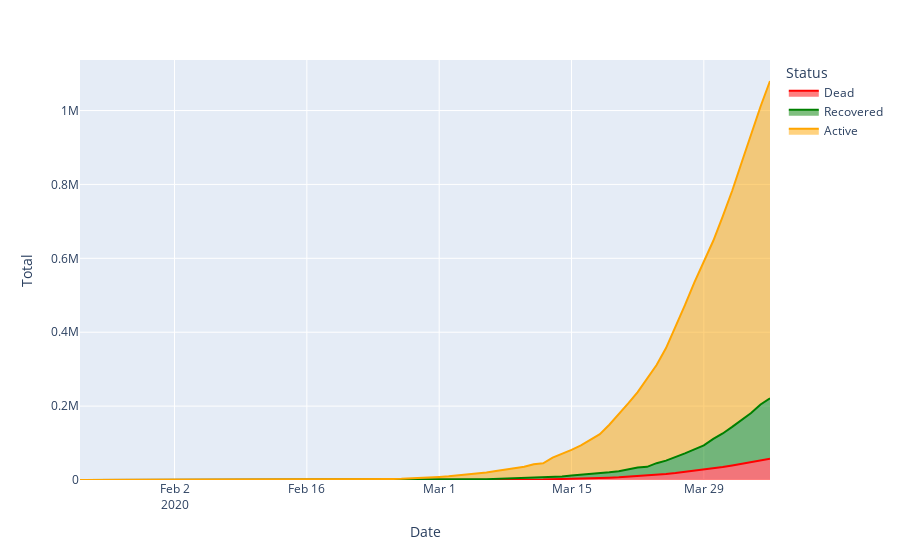

The code cell stored with this chart in its notebook:
### Code cell
fig = px.area(others_total_time, x="Date", y="Total", color_discrete_sequence = ['red', 'green', 'orange'], color="Status")
fig.show()
